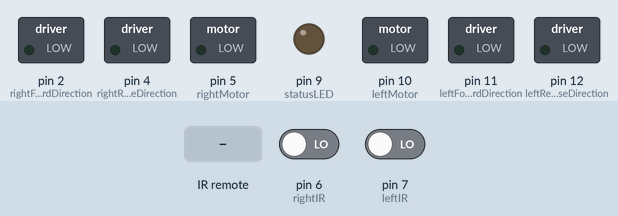
The sketch below on a simulated Arduino Uno, built with avr-gcc and run on an emulated ATmega328P. On the bench: switched loads named in the sketch (green lamp = pin HIGH), output pins drawn as LEDs (lit = HIGH). The inputs (shaded band) are chosen by the test bench; at power-on: pin 6 (rightIR) LOW, pin 7 (leftIR) LOW.

Above: at 1.2 s.
1.3 s: infrared code 0xFF02FD received
At 1.8 s:
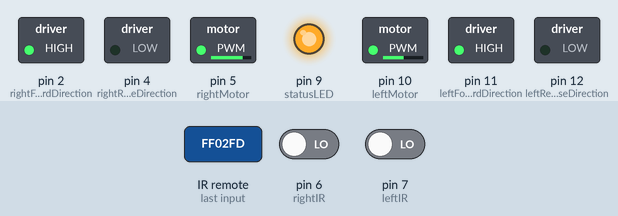
2.8 s: pin 6 (rightIR) driven HIGH
At 4.0 s:
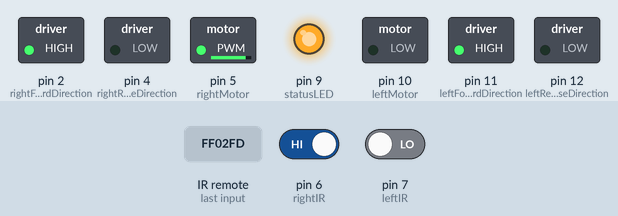
4.3 s: pin 6 (rightIR) driven LOW
At 5.3 s:
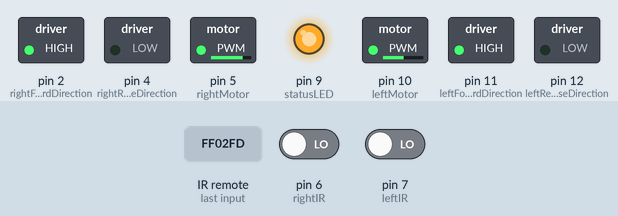
5.8 s: pin 7 (leftIR) driven HIGH
At 6.5 s:
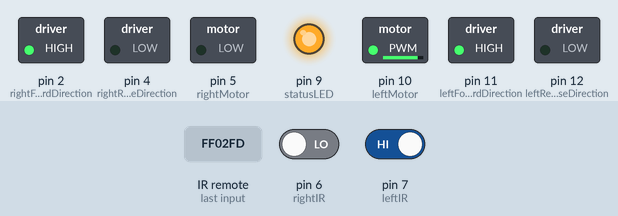
7.3 s: pin 7 (leftIR) driven LOW
At 7.6 s:
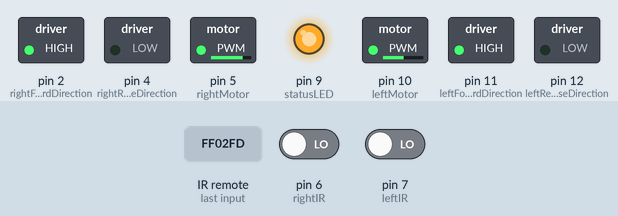
8.8 s: infrared code 0xFFE01F received
At 10.0 s:
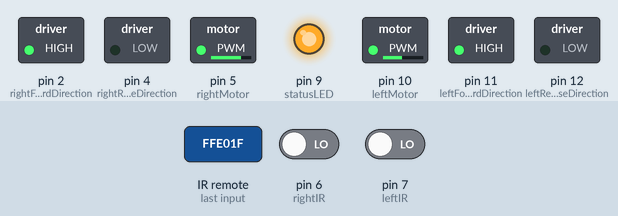
Timing chart, 0 to 11.3 s (numbered marks = the images above; inputs shaded):
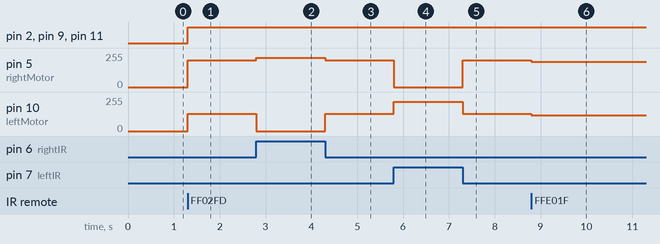

The sketch:

LineFollower.ino
```cpp
#include <Arduino.h>
#include <IRremote.h>

/* HEX values for remote inputs:
 * play / pause button FF02FD
 * up button right of VOL-: FF906F
 * down button left of VOL-: FFE01F
 * Important Note: Pin 3 is damaged!
 */

#define leftIR 7
#define rightIR 6
#define IRReceiver 8
#define statusLED 9
// left motor
#define leftMotor 10 // 10 is a pwm pin
#define leftForwardDirection 11
#define leftReverseDirection 12
// right motor
#define rightMotor 5 // pin 3 is damaged! - using pin 5 as pwm
#define rightForwardDirection 2
#define rightReverseDirection 4

IRrecv receiver(IRReceiver);
decode_results results;

int state = 0;

int leftTurnState = 0;
int rightTurnState = 0;

/** below speeds are the optimal ones to compensate for the build quality
 * between the left and right motors
 */
uint8_t leftSpeed = 130;
uint8_t rightSpeed = 200;

#pragma mark function prototypes

void listenForRemote();
void controlMotors();
void left();
void right();
void straight();
void stop();
void setDirections();

#pragma mark main arduino methods

void setup() {
    receiver.enableIRIn();
    Serial.begin(9600);

    pinMode(statusLED, OUTPUT);

    pinMode(leftMotor, OUTPUT);
    pinMode(leftForwardDirection, OUTPUT);
    pinMode(leftReverseDirection, OUTPUT);

    pinMode(rightMotor, OUTPUT);
    pinMode(rightForwardDirection, OUTPUT);
    pinMode(rightReverseDirection, OUTPUT);

    pinMode(leftIR, INPUT);
    pinMode(rightIR, INPUT);
}

void loop() {
    listenForRemote();
    if (state == 0) { // stop the robot
        digitalWrite(statusLED, LOW);
        stop();

    } else { // start the robot
        digitalWrite(statusLED, HIGH);

//        analogWrite(leftMotor, leftSpeed); // 140 - stable
//        digitalWrite(leftForwardDirection, HIGH);
//        digitalWrite(leftReverseDirection, LOW);
//
//        analogWrite(rightMotor, rightSpeed); // 160 - stable
//        digitalWrite(rightForwardDirection, HIGH);
//        digitalWrite(rightReverseDirection, LOW);

        controlMotors();
    }
}

#pragma mark driving methods

void controlMotors() {
    bool leftOnWhiteSurface = digitalRead(leftIR) == LOW;
    bool rightOnWhiteSurface = digitalRead(rightIR) == LOW;

    if ((leftOnWhiteSurface && rightOnWhiteSurface) || (!leftOnWhiteSurface && !rightOnWhiteSurface)) {
        straight();
    }
    if (leftOnWhiteSurface && !rightOnWhiteSurface) {
        right();
    }
    if (!leftOnWhiteSurface && rightOnWhiteSurface) {
        left();
    }
}

/**
 * Keep turning left until a black surface is reached
 */
void left() {
    while (digitalRead(rightIR) == LOW) { // if the right sensor is on the white surface
        analogWrite(leftMotor, 220); // 180
        analogWrite(rightMotor, 0); // 210
        setDirections();
        if (digitalRead(leftIR) == HIGH) leftTurnState = 1;
        if (digitalRead(leftIR) == LOW && leftTurnState == 1) {
            leftTurnState = 0;
            break;
        }
    }
}

/**
 * Keep turning right until a black surface is reached
 */
void right() {
    while (digitalRead(leftIR) == LOW) { // if the left sensor is on the white surface
        analogWrite(leftMotor, 0); // 210
        analogWrite(rightMotor, 220); // 180
        setDirections();
        if (digitalRead(rightIR) == HIGH) rightTurnState = 1;
        if (digitalRead(rightIR) == LOW && rightTurnState == 1) {
            rightTurnState = 0;
            break;
        }
    }
}

void straight() {
    // TODO: May need to use pid for more accurate results
    analogWrite(leftMotor, leftSpeed);
    analogWrite(rightMotor, rightSpeed);
    setDirections();
}

void stop() {
    analogWrite(leftMotor, 0);
    analogWrite(rightMotor, 0);
}

void setDirections()  {
    digitalWrite(leftForwardDirection, HIGH);
    digitalWrite(leftReverseDirection, LOW);
    digitalWrite(rightForwardDirection, HIGH);
    digitalWrite(rightReverseDirection, LOW);
}

#pragma mark helper methods

void listenForRemote() {
    if (receiver.decode(&results)) {
        long result = results.value;
        if (result == 0xFF02FD) { // pressed the play/pause button
            if (state == 0) { // change to driving state
                state = 1;
            } else if (state == 1) { // stop the robot
                state = 0;
            }
        } else if (result == 0xFF906F) { // increase speed
            leftSpeed += 10;
            rightSpeed += 10;
            if (leftSpeed > 255) leftSpeed = 255;
            if (rightSpeed > 255) rightSpeed = 255;
        } else if (result == 0xFFE01F) { // decrease speed
            leftSpeed -= 10;
            rightSpeed -= 10;
            if (leftSpeed < 0) leftSpeed = 0;
            if (rightSpeed < 0) rightSpeed = 0;
        }

        receiver.resume();
    }
}
```

Measured:
- after the input at 1.3 s, pin 2 (rightForwardDirection), pin 9 (statusLED), pin 11 (leftForwardDirection): LOW → HIGH at once; pin 5 (rightMotor): 0/255 → 200/255 at once; pin 10 (leftMotor): 0/255 → 130/255 at once
- after the input at 2.8 s, pin 5 (rightMotor): 200/255 → 220/255 at once; pin 10 (leftMotor): 130/255 → 0/255 at once
- after the input at 4.3 s, pin 5 (rightMotor): 220/255 → 200/255 at once; pin 10 (leftMotor): 0/255 → 130/255 at once
- after the input at 5.8 s, pin 5 (rightMotor): 200/255 → 0/255 at once; pin 10 (leftMotor): 130/255 → 220/255 at once
- after the input at 7.3 s, pin 5 (rightMotor): 0/255 → 200/255 at once; pin 10 (leftMotor): 220/255 → 130/255 at once
- after the input at 8.8 s, pin 5 (rightMotor): 200/255 → 190/255 at once; pin 10 (leftMotor): 130/255 → 120/255 at once
